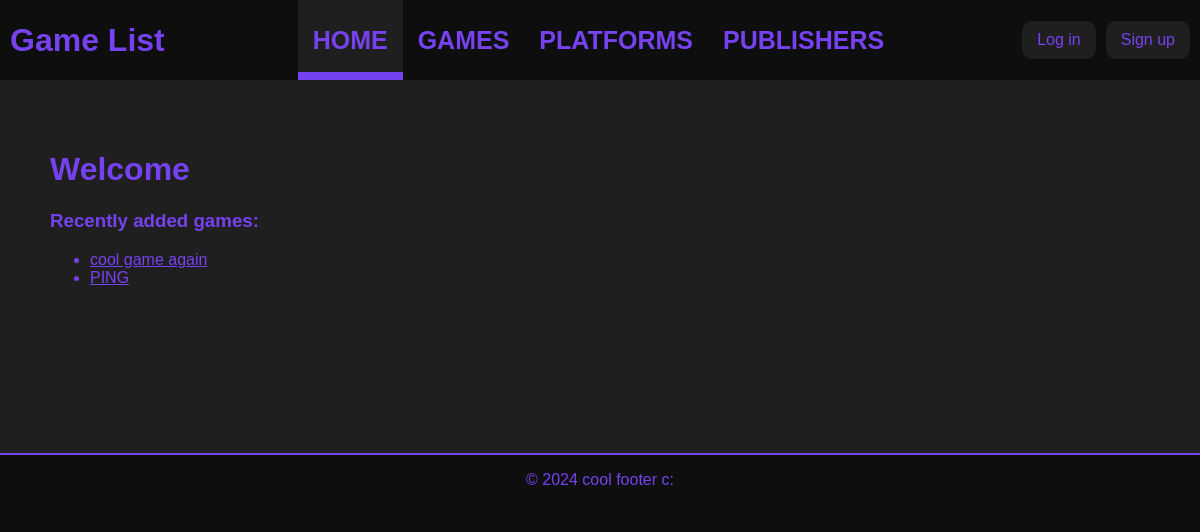
/game-list/, run on an earlier commit of the app's database.
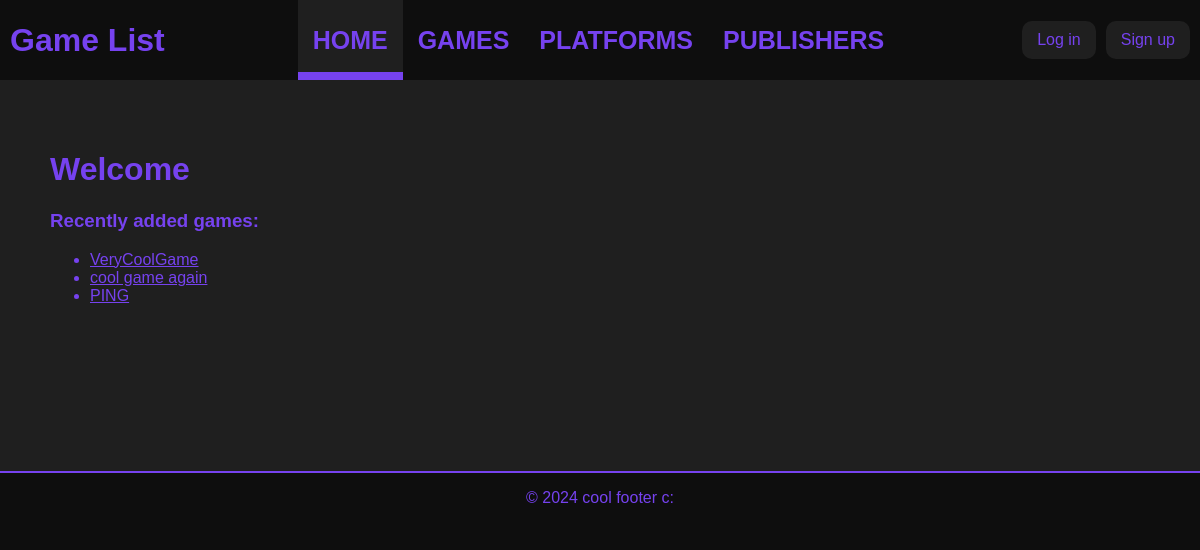
And on a later commit of the database.
### game_list_app/models.py (models this page shows, shortened)
class Game(models.Model):
	title = models.CharField(max_length = 200)
	genre = models.CharField(max_length = 200, blank=True, null=True)
	publisher = models.ForeignKey(Publisher, on_delete=models.SET_NULL, blank=True, null=True)
	platform = models.ForeignKey(Platform, on_delete=models.SET_NULL, blank=True, null=True)
	release_date = models.IntegerField(blank=True, null=True)
	description = models.TextField(blank=True, null=True)
	add_date = models.DateTimeField(editable = False, default = timezone.now)
	modified_date = models.DateTimeField(editable = False, default = timezone.now)

### game_list_app/views.py (the view)
# urls.py: 2. Add a URL to urlpatterns:  path('', Home.as_view(), name='home')
class Home(generic.ListView):
	template_name = "home.html"
	context_object_name = "latest_games"
	def get_queryset(self):
		return Game.objects.order_by("-add_date")[:10]

### game_list_app/templates/home.html (shortened to what this page needs)
{% extends 'index.html' %}
{% block content %}
<h1>Welcome</h1>
<h3>Recently added games:</h3>
{% if latest_games %}
    <ul>
    {% for game in latest_games %}
        <li><a href="{% url 'game_list_app:game_detail' game.id %}">{{ game.title }}</a></li>
    {% endfor %}
    </ul>
{% else %}
    <p>No games here :(</p>
{% endif %}
{% endblock %}

### game_list_app/templates/index.html (shortened to what this page needs)
<!DOCTYPE html>
<html lang="en">
<head>
    {% load static %}
    <link rel="stylesheet" href="{% static 'index_style.css' %}">
</head>
<body>
    <header>
        <h1>Game List</h1>
        <nav>
            <ul>
            <li><a href="{% url 'game_list_app:home' %}"
                   class="{% if request.resolver_match.url_name == 'home' %}active{% endif %}">HOME</a></li>
            <li><a href="{% url 'game_list_app:game_list' %}"
                   class="{% if request.resolver_match.url_name == 'game_list' %}active{% endif %}">GAMES</a></li>
            <li><a href="{% url 'game_list_app:platform_list' %}"
                   class="{% if request.resolver_match.url_name == 'platform_list' %}active{% endif %}">PLATFORMS</a></li>
            <li><a href="{% url 'game_list_app:publisher_list' %}"
                   class="{% if request.resolver_match.url_name == 'publisher_list' %}active{% endif %}">PUBLISHERS</a></li>
            </ul>
        </nav>
        <div class="account-btn">
            {% if not user.is_authenticated %}
                <a href="{% url 'login'%}">Log in</a>
                <a href="{% url 'game_list_app:signup'%}">Sign up</a>
            {% else %}
                <form id="logout-form" method="post" action="{% url 'logout' %}">
                 {% csrf_token %}
                 <button type="submit" class="btn btn-link">Log-out</button>
               </form>
            {% endif %}
        </div>
    </header>
    <div class="content">
        {% block content %}{% endblock %}
    </div>
    <footer>
        <p>&copy; 2024 cool footer c:</p>
    </footer>
</body>
</html>

### game_list_app/static/index_style.css (style rules this page uses)
body { background-color: #0e0e0e; font-family: "Doppio One", sans-serif; color: #7642EF; padding: 0; margin: 0; }
body a { color: #7642EF; }
header { background-color: #0e0e0e; display: flex; align-items: center; height: 80px; }
header h1 { padding: 10px; }
nav { margin: auto; height: 100%; }
nav ul { display: flex; list-style: none; height: 100%; padding: 0; margin: 0; }
nav a { text-decoration: none; font-size: 25px; font-weight: bold; display: flex; padding-left: 15px; padding-right: 15px; align-items: center; justify-content: center; height: 100%; transition: background-color 0.3s ease; }
nav a.active { background-color: #1f1f1f; box-shadow: inset 0 -8px 0 0 #7642EF; }
.account-btn { display: flex; gap: 10px; justify-content: flex-end; margin-right: 10px; }
.account-btn a, .account-btn button { text-decoration: none; color: #7642EF; border: none; background-color: #1f1f1f; padding-left: 15px; padding-right: 15px; padding-top: 10px; padding-bottom: 10px; border-radius: 10px; cursor: pointer; transition: background-color 0.3s ease; }
.content { padding: 50px; padding-bottom: 150px; background-color: #1f1f1f; }
footer { text-align: center; padding: 1rem; border-top: 2px solid #7642EF; }
footer p { margin: 0; }

What changed in the data, as far as the page shows it:
added Game: title "VeryCoolGame"
